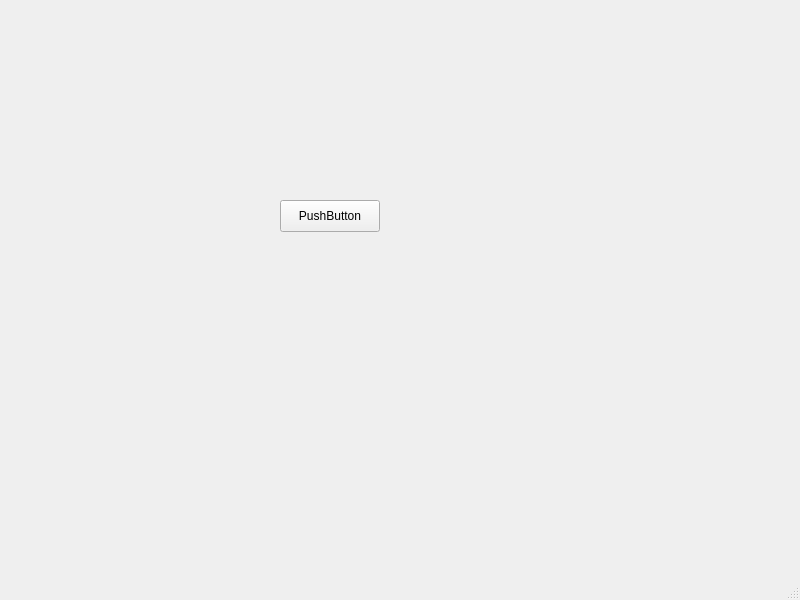
<?xml version="1.0" encoding="UTF-8"?>
<ui version="4.0">
 <class>MainWindow</class>
 <widget class="QMainWindow" name="MainWindow">
  <property name="geometry">
   <rect>
    <x>0</x>
    <y>0</y>
    <width>800</width>
    <height>600</height>
   </rect>
  </property>
  <property name="windowTitle">
   <string>MainWindow</string>
  </property>
  <widget class="QWidget" name="centralwidget">
   <widget class="QPushButton" name="pushButton">
    <property name="geometry">
     <rect>
      <x>280</x>
      <y>200</y>
      <width>100</width>
      <height>32</height>
     </rect>
    </property>
    <property name="text">
     <string>PushButton</string>
    </property>
   </widget>
  </widget>
  <widget class="QMenuBar" name="menubar">
   <property name="geometry">
    <rect>
     <x>0</x>
     <y>0</y>
     <width>800</width>
     <height>24</height>
    </rect>
   </property>
  </widget>
  <widget class="QStatusBar" name="statusbar"/>
 </widget>
 <resources/>
 <connections/>
</ui>
